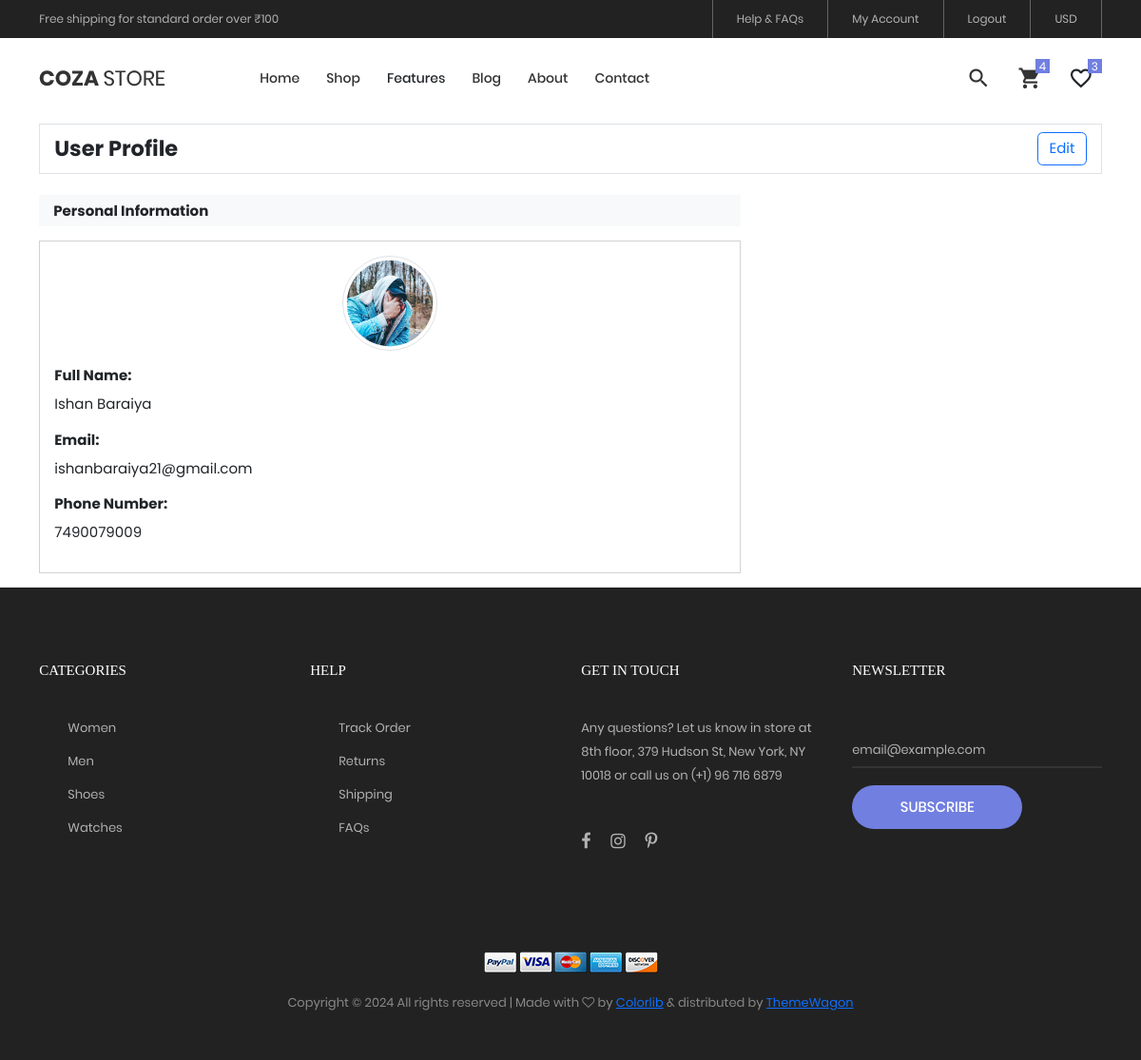
Page /myaccount (signed in) on the committed database.
### my_app/models.py (models this page shows, shortened)
class Billing_detail(models.Model):
    user_id = models.ForeignKey(signup,on_delete=models.CASCADE,null=True,blank=True)
    full_name = models.CharField(max_length=50,blank=True,null=True)
    mobile = models.IntegerField()
    pin_code = models.IntegerField()
    street_address = models.TextField()
    town = models.CharField(max_length=100,blank=True,null=True)
    district = models.CharField(max_length=100,blank=True,null=True)
    state = models.CharField(max_length=100,blank=True,null=True)

class signup(models.Model):
    name=models.CharField(max_length=30,blank=True,null=True)
    email=models.EmailField(unique=True,blank=True,null=True)
    otp=models.CharField(max_length=6,default=0,blank=True,null=True)
    password=models.CharField(max_length=30, null=True)
    img = models.ImageField(upload_to="media", blank=True, null=True)

### my_app/views.py (the view)
# urls.py: path('myaccount',hv.myaccount, name='myaccount'),
def myaccount(request):
    if 'email' in request.session:
        uid = signup.objects.get(email=request.session['email'])
        user_id = signup.objects.all()
        get_cart  = add_to_cart.objects.filter(user_id=uid)
        get_cart_count = add_to_cart.objects.filter(user_id=uid).count()
        get_wishlist = wish_list.objects.filter(user_id = uid)
        get_wishlist_count = wish_list.objects.filter(user_id=uid).count()
        get_address = Billing_detail.objects.filter(user_id = uid)
        context = {"get_cart": get_cart,"get_cart_count":get_cart_count,"get_wishlist": get_wishlist,
                  "get_wishlist_count": get_wishlist_count,"get_address": get_address,"uid":uid,"user_id": user_id}
        return render(request,"myaccount.html", context)
    else:
        return render(request,"index.html")

### my_app/templates/myaccount.html (shortened to what this page needs)
{% extends 'index.html' %}
{% load static %}
{% block content %}
<br><br>
<!DOCTYPE html>
<html lang="en">
<head>
    <link rel="stylesheet" href="https://cdn.jsdelivr.net/npm/bootstrap@5.3.0/dist/css/bootstrap.min.css">
</head>
<body>
<div class="page-content">
    <section class="section-padding mt-5">
        <div class="container">
            <div class="d-flex align-items-center px-3 py-2 border mb-4">
                <div class="text-start">
                    <h4 class="mb-0 h4 fw-bold">User Profile</h4>
                </div>
                <div class="ms-auto">
                    <button id="editButton" class="btn btn-outline-primary" onclick="toggleEdit()">Edit</button>
                </div>
            </div>
            <div id="displayForm" style="display: block;">
                <div class="row g-4">
                    <div class="col-12 col-lg-8 col-xl-8">
                        <h6 class="fw-bold mb-3 py-2 px-3 bg-light">Personal Information</h6>
                        {% if get_address %}
                            {% for i in get_address %}
                        <div class="card rounded-0 mb-3">
                            <div class="card-body">
                                <div class="mb-3 text-center">
                                    <img src="{{ uid.img.url }}" alt="Profile Image" enctype="multipart/form-data" class="img-thumbnail" width="150" style="width: 100px; height: 100px; object-fit: cover; border-radius: 50%;">
                                </div>
                                <div class="mb-3">
                                    <label class="fw-bold">Full Name:</label>
                                    <p>{{i.full_name}}</p>
                                </div>
                                <div class="mb-3">
                                    {% if request.session.email %}
                                    <label class="fw-bold">Email:</label>
                                    <p>{{request.session.email}}</p>
                                    {% endif %}
                                </div>
                                <div class="mb-3">
                                    <label class="fw-bold">Phone Number:</label>
                                    <p>{{ i.mobile }}</p>
                                </div>
                            </div>
                        </div>
                    </div>
                </div>
            </div>
            {% endfor %}
            {% endif %}
        </div>
    </section>
</div>
</body>
</html>
{% endblock %}

### my_app/static/css/main.css (style rules this page uses)
.container { max-width: 1380px; }
@media (max-width: 1600px) { .container { max-width: 1200px; } }

### my_app/static/css/login.css (style rules this page uses)
* { margin: 0; padding: 0; box-sizing: border-box; font-family: 'Poppins', sans-serif; }

### rows in the picture
Billing_detail: img (picture), full_name "Ishan Baraiya", session.email "ishanbaraiya21@gmail.com", mobile "7490079009"
